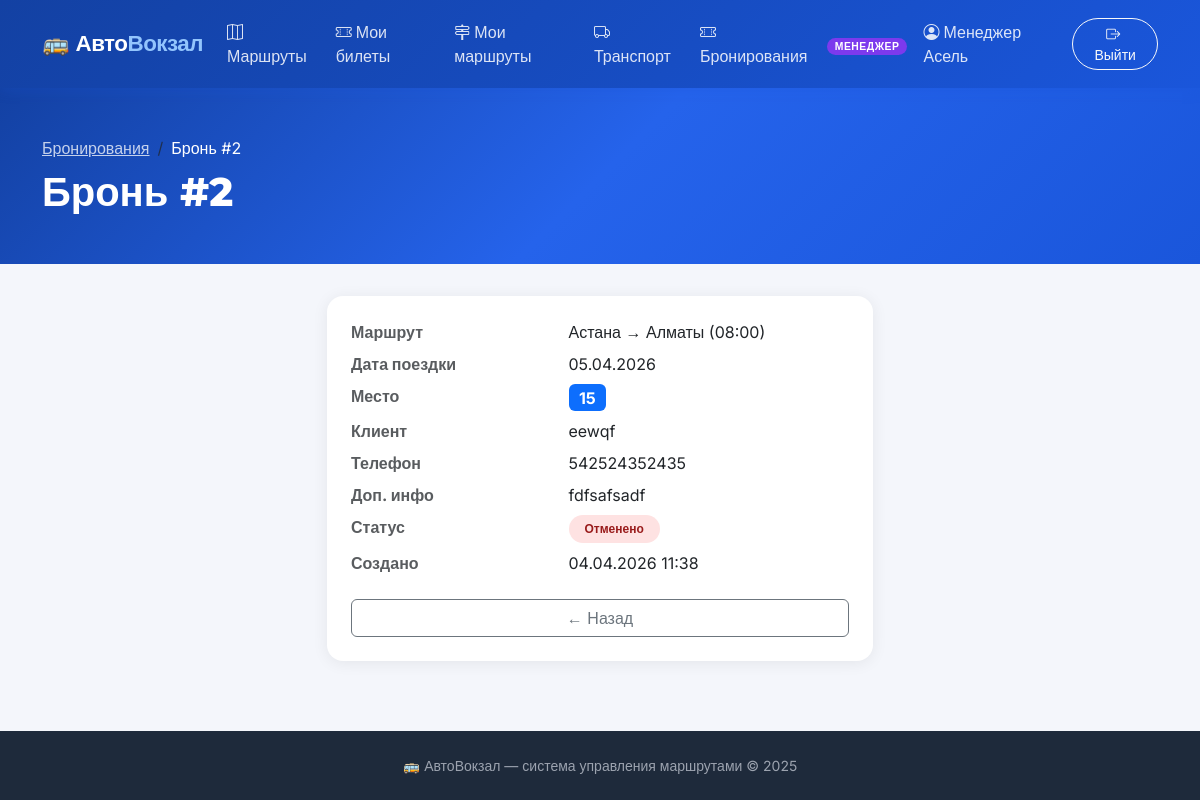
/bookings/2/ (signed in), run on the app's committed database.
### users/models.py (models this page shows, shortened)
class User(AbstractBaseUser, PermissionsMixin):
    class Role(models.TextChoices):
        ADMIN = 'admin', 'Администратор'
        MANAGER = 'manager', 'Менеджер'
        USER = 'user', 'Пользователь'
    email = models.EmailField(unique=True, verbose_name='Email')
    full_name = models.CharField(max_length=150, blank=True, verbose_name='Полное имя')
    phone = models.CharField(max_length=20, blank=True, verbose_name='Телефон')
    role = models.CharField(
        max_length=10,
        choices=Role.choices,
        default=Role.USER,
        verbose_name='Роль'
    )
    is_active = models.BooleanField(default=True)
    is_staff = models.BooleanField(default=False)
    date_joined = models.DateTimeField(auto_now_add=True)
    objects = UserManager()
    USERNAME_FIELD = 'email'
    REQUIRED_FIELDS = []
    class Meta:
        verbose_name = 'Пользователь'
        verbose_name_plural = 'Пользователи'
    @property
    def is_admin(self):
        return self.role == self.Role.ADMIN
    @property
    def is_manager(self):
        return self.role == self.Role.MANAGER

### bookings/models.py (models this page shows, shortened)
class Booking(models.Model):
    class Status(models.TextChoices):
        BOOKED    = 'booked',    'Забронировано'
        PAID      = 'paid',      'Оплачено'
        CANCELLED = 'cancelled', 'Отменено'
        REFUNDED  = 'refunded',  'Возвращён'
    route = models.ForeignKey(
        'routes.Route', on_delete=models.CASCADE,
        related_name='bookings', verbose_name='Маршрут'
    )
    seat = models.ForeignKey(
        'transport.Seat', on_delete=models.CASCADE,
        related_name='bookings', verbose_name='Место'
    )
    from_stop = models.ForeignKey(
        'routes.Stop', on_delete=models.CASCADE,
        related_name='bookings_from', verbose_name='Остановка посадки'
    )
    to_stop = models.ForeignKey(
        'routes.Stop', on_delete=models.CASCADE,
        related_name='bookings_to', verbose_name='Остановка высадки'
    )
    travel_date = models.DateField(verbose_name='Дата поездки')
    price = models.DecimalField(max_digits=10, decimal_places=2, verbose_name='Цена билета (тг)')
    customer_name = models.CharField(max_length=150, verbose_name='Имя клиента')
    phone = models.CharField(max_length=20, verbose_name='Телефон')
    extra_info = models.TextField(blank=True, verbose_name='Доп. информация')
    status = models.CharField(
        max_length=15, choices=Status.choices,
        default=Status.BOOKED, verbose_name='Статус'
    )
    cookie_token = models.UUIDField(
        default=uuid.uuid4,
        unique=True,
        db_index=True,
        verbose_name='Токен куки',
        help_text='Идентификатор браузера гостя'
    )
    created_at = models.DateTimeField(auto_now_add=True)
    class Meta:
        verbose_name = 'Бронирование'
        verbose_name_plural = 'Бронирования'
        ordering = ['-created_at']

### routes/models.py (models this page shows, shortened)
class Route(models.Model):
    name = models.CharField(max_length=200, verbose_name='Название маршрута',
                            help_text='Например: Астана — Алматы')
    transport = models.ForeignKey(
        'transport.Transport', on_delete=models.PROTECT,
        related_name='routes', verbose_name='Транспорт'
    )
    departure_time = models.TimeField(verbose_name='Время отправления (с первой остановки)')
    is_approved = models.BooleanField(default=False, verbose_name='Подтверждён')
    created_by = models.ForeignKey(
        'users.User', on_delete=models.SET_NULL, null=True,
        related_name='routes', verbose_name='Создан менеджером'
    )
    created_at = models.DateTimeField(auto_now_add=True)
    class Meta:
        verbose_name = 'Маршрут'
        verbose_name_plural = 'Маршруты'
        ordering = ['name', 'departure_time']
    def __str__(self):
        stops = list(self.stops.order_by('order'))
        if len(stops) >= 2:
            return f'{stops[0].city} → {stops[-1].city} ({self.departure_time:%H:%M})'
        return self.name

class Stop(models.Model):
    route = models.ForeignKey(
        Route, on_delete=models.CASCADE,
        related_name='stops', verbose_name='Маршрут'
    )
    city = models.CharField(max_length=100, verbose_name='Город')
    order = models.PositiveSmallIntegerField(verbose_name='Порядок (0, 1, 2 ...)')
    price_from_start = models.DecimalField(
        max_digits=10, decimal_places=2, default=0,
        verbose_name='Цена от начала (тг)',
        help_text='0 для первой остановки'
    )
    arrival_offset_minutes = models.PositiveIntegerField(
        default=0, verbose_name='Смещение прибытия (мин от старта)'
    )
    is_boarding_allowed = models.BooleanField(
        default=True,
        verbose_name='Посадка разрешена',
        help_text='Можно ли купить билет ОТ этой остановки'
    )
    is_alighting_allowed = models.BooleanField(
        default=True,
        verbose_name='Высадка разрешена',
        help_text='Можно ли купить билет ДО этой остановки'
    )
    class Meta:
        verbose_name = 'Остановка'
        verbose_name_plural = 'Остановки'
        ordering = ['route', 'order']
        unique_together = ('route', 'order')

### transport/models.py (models this page shows, shortened)
class Seat(models.Model):
    class SeatType(models.TextChoices):
        WINDOW = 'window', 'У окна'
        AISLE = 'aisle', 'У прохода'
        STANDARD = 'standard', 'Стандартное'
    transport = models.ForeignKey(
        Transport,
        on_delete=models.CASCADE,
        related_name='seats',
        verbose_name='Транспорт'
    )
    seat_number = models.CharField(max_length=10, verbose_name='Номер места')
    position_x = models.PositiveIntegerField(verbose_name='Колонка (X)')
    position_y = models.PositiveIntegerField(verbose_name='Ряд (Y)')
    seat_type = models.CharField(
        max_length=20,
        choices=SeatType.choices,
        default=SeatType.STANDARD,
        verbose_name='Тип места'
    )
    class Meta:
        verbose_name = 'Место'
        verbose_name_plural = 'Места'
        unique_together = ('transport', 'seat_number')
        ordering = ['position_y', 'position_x']

### bookings/views.py (the view)
# urls.py: path('<int:pk>/', views.BookingDetailView.as_view(), name='detail'),
class BookingDetailView(ManagerRequiredMixin, View):
    def get(self, request, pk):
        booking = get_object_or_404(Booking, pk=pk)
        if not request.user.is_admin and booking.route.created_by != request.user:
            messages.error(request, 'Нет доступа.')
            return redirect('bookings:list')
        return render(request, 'bookings/detail.html', {'booking': booking})

### users/permissions.py (called while the page is built)
    def dispatch(self, request, *args, **kwargs):
        if not request.user.is_authenticated:
            return self.handle_no_permission()
        if not (request.user.is_manager or request.user.is_admin):
            messages.error(request, 'Доступ только для менеджеров.')
            return redirect('routes:list')
        return super().dispatch(request, *args, **kwargs)

### templates/bookings/detail.html (shortened to what this page needs)
{% extends "base.html" %}
{% block content %}
<div class="page-header">
    <div class="container">
        <nav aria-label="breadcrumb"><ol class="breadcrumb mb-2">
            <li class="breadcrumb-item"><a href="{% url 'bookings:list' %}" class="text-white opacity-75">Бронирования</a></li>
            <li class="breadcrumb-item active text-white">Бронь #{{ booking.pk }}</li>
        </ol></nav>
        <h1>Бронь #{{ booking.pk }}</h1>
    </div>
</div>
<div class="container pb-5">
    <div class="row justify-content-center">
        <div class="col-lg-6">
            <div class="card">
                <div class="card-body p-4">
                    <dl class="row">
                        <dt class="col-5 text-muted">Маршрут</dt>
                        <dd class="col-7 fw-600">{{ booking.route }}</dd>
                        <dt class="col-5 text-muted">Дата поездки</dt>
                        <dd class="col-7 fw-600">{{ booking.travel_date|date:"d.m.Y" }}</dd>
                        <dt class="col-5 text-muted">Место</dt>
                        <dd class="col-7"><span class="badge bg-primary fs-6">{{ booking.seat.seat_number }}</span></dd>
                        <dt class="col-5 text-muted">Клиент</dt>
                        <dd class="col-7">{{ booking.customer_name }}</dd>
                        <dt class="col-5 text-muted">Телефон</dt>
                        <dd class="col-7">{{ booking.phone }}</dd>
                        <dt class="col-5 text-muted">Доп. инфо</dt>
                        <dd class="col-7">{{ booking.extra_info|default:"—" }}</dd>
                        <dt class="col-5 text-muted">Статус</dt>
                        <dd class="col-7">
                            <span class="badge rounded-pill status-{{ booking.status }} px-3 py-2">
                                {{ booking.get_status_display }}
                            </span>
                        </dd>
                        <dt class="col-5 text-muted">Создано</dt>
                        <dd class="col-7">{{ booking.created_at|date:"d.m.Y H:i" }}</dd>
                    </dl>
                    <div class="d-flex gap-3 mt-3">
                        <a href="{% url 'bookings:list' %}" class="btn btn-outline-secondary flex-fill">← Назад</a>
                    </div>
                </div>
            </div>
        </div>
    </div>
</div>
{% endblock %}

### templates/base.html (shortened to what this page needs)
<!DOCTYPE html>
<html lang="ru">
<head>
    <link href="https://cdn.jsdelivr.net/npm/bootstrap@5.3.2/dist/css/bootstrap.min.css" rel="stylesheet">
    <link href="https://cdn.jsdelivr.net/npm/bootstrap-icons@1.11.3/font/bootstrap-icons.css" rel="stylesheet">
</head>
<body class="d-flex flex-column min-vh-100">
    <nav class="navbar navbar-expand-lg">
        <div class="container">
            <a class="navbar-brand" href="{% url 'routes:list' %}">
                🚌 Авто<span>Вокзал</span>
            </a>
            <div class="collapse navbar-collapse" id="navMain">
                <ul class="navbar-nav me-auto">
                    <li class="nav-item">
                        <a class="nav-link {% if request.resolver_match.namespace == 'routes' and request.resolver_match.url_name == 'list' %}active{% endif %}"
                           href="{% url 'routes:list' %}">
                            <i class="bi bi-map me-1"></i>Маршруты
                        </a>
                    </li>
                    <li class="nav-item">
                        <a class="nav-link {% if request.resolver_match.url_name == 'my' %}active{% endif %}"
                           href="{% url 'bookings:my' %}">
                            <i class="bi bi-ticket-perforated me-1"></i>Мои билеты
                        </a>
                    </li>
                    {% if user.is_authenticated and user.is_manager or user.is_authenticated and user.is_admin %}
                    <li class="nav-item">
                        <a class="nav-link" href="{% url 'routes:manager_list' %}">
                            <i class="bi bi-signpost-2 me-1"></i>Мои маршруты
                        </a>
                    </li>
                    <li class="nav-item">
                        <a class="nav-link" href="{% url 'transport:list' %}">
                            <i class="bi bi-truck me-1"></i>Транспорт
                        </a>
                    </li>
                    <li class="nav-item">
                        <a class="nav-link" href="{% url 'bookings:list' %}">
                            <i class="bi bi-ticket-perforated me-1"></i>Бронирования
                        </a>
                    </li>
                    {% endif %}
                </ul>
                <ul class="navbar-nav align-items-center gap-2">
                    {% if user.is_authenticated %}
                        <li class="nav-item">
                            <span class="badge-role badge-{{ user.role }}">{{ user.get_role_display }}</span>
                        </li>
                        <li class="nav-item">
                            <a class="nav-link" href="{% url 'users:profile' %}">
                                <i class="bi bi-person-circle me-1"></i>{{ user.full_name|default:user.email }}
                            </a>
                        </li>
                        <li class="nav-item">
                            <form method="post" action="{% url 'users:logout' %}" class="d-inline">
                                <button type="submit" class="btn btn-sm btn-outline-light rounded-pill px-3">
                                    <i class="bi bi-box-arrow-right me-1"></i>Выйти
                                </button>
                            </form>
                        </li>
                    {% endif %}
                </ul>
            </div>
        </div>
    </nav>
    <main class="flex-grow-1">
        {% block content %}{% endblock %}
    </main>
    <footer>
        <div class="container text-center">
            <p class="mb-0">🚌 АвтоВокзал &mdash; система управления маршрутами &copy; 2025</p>
        </div>
    </footer>
</body>
</html>

### templates/base.html (style rules this page uses)
:root { --primary: #1a56db; --primary-dark: #1341a3; --accent: #ff6b35; --success: #0ea472; --danger: #e02424; --bg: #f4f6fb; --card-bg: #fff; --text: #1e2a3b; --muted: #6b7280; --border: #e5e7eb; --seat-free: #d1fae5; --seat-free-border: #34d399; --seat-taken: #fee2e2; --seat-taken-border: #f87171; --seat-selected: #fef3c7; --seat-selected-border: #f59e0b; }
* { box-sizing: border-box; }
body { font-family: 'Inter', sans-serif; background: var(--bg); color: var(--text); min-height: 100vh; }
.navbar { background: linear-gradient(135deg, var(--primary-dark) 0%, var(--primary) 100%); box-shadow: 0 2px 12px rgba(26,86,219,.25); padding: 0.75rem 0; }
.navbar-brand { font-family: 'Montserrat', sans-serif; font-weight: 800; font-size: 1.4rem; color: #fff !important; letter-spacing: -0.5px; }
.navbar-brand span { color: #93c5fd; }
.nav-link { color: rgba(255,255,255,.85) !important; font-weight: 500; transition: color .2s; }
.badge-role { font-size: .65rem; font-weight: 700; letter-spacing: .5px; padding: 2px 8px; border-radius: 20px; text-transform: uppercase; }
.badge-manager { background: #7c3aed; color: #fff; }
.card { border: none; border-radius: 16px; box-shadow: 0 2px 16px rgba(0,0,0,.07); transition: box-shadow .2s, transform .2s; }
.page-header { background: linear-gradient(135deg, var(--primary-dark) 0%, #2563eb 50%, var(--primary) 100%); color: #fff; padding: 3rem 0 2.5rem; margin-bottom: 2rem; }
.page-header h1 { font-family: 'Montserrat', sans-serif; font-weight: 800; }
footer { background: #1e2a3b; color: #9ca3af; padding: 1.5rem 0; margin-top: auto; font-size: .875rem; }
.status-cancelled { background: #fee2e2; color: #991b1b; }

### data on the page
User: role "МЕНЕДЖЕР", full_name "Менеджер Асель"
Booking: pk "2", route "Астана → Алматы (08:00)", travel_date "05.04.2026", seat.seat_number "15", customer_name "eewqf", phone "542524352435", extra_info "fdfsafsadf", status "Отменено", created_at "04.04.2026 11:38"
